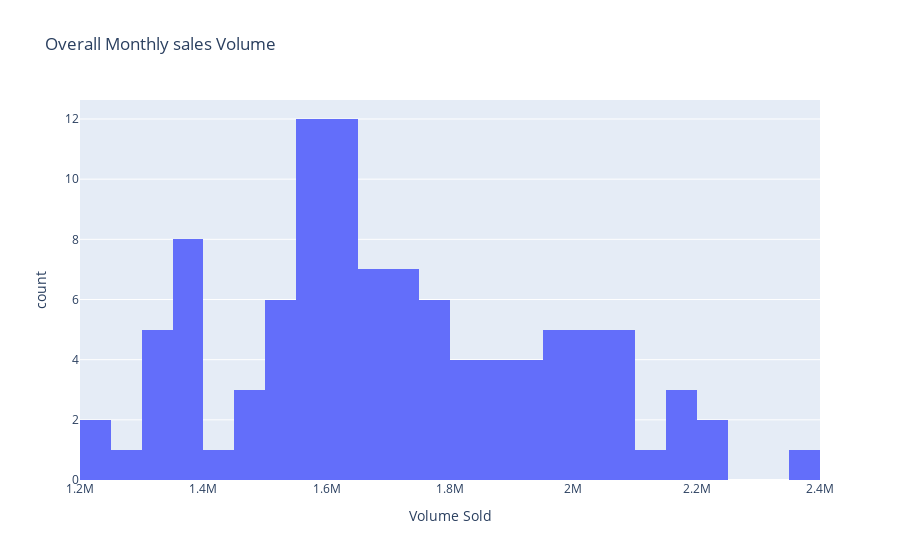

Source (notebook cell):
### Code cell
# histogram of overall monthly sales volume
fig = px.histogram(store_m_g.sum().reset_index(), 
                   x='Volume Sold', nbins=25, title='Overall Monthly sales Volume')
fig
